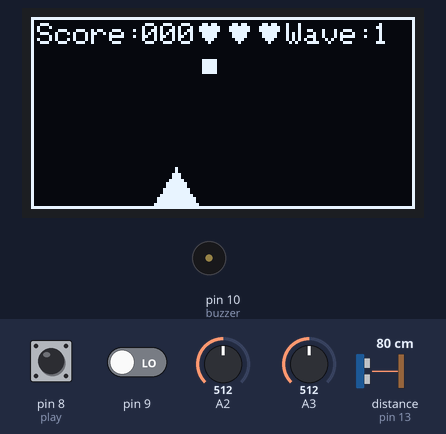
This sketch was run on a simulated Arduino Uno, built with avr-gcc and run on an emulated ATmega328P. Shown: 128×64 one-colour display, buzzer (waves = sounding). The test bench sets the inputs (shaded band); at power-on: distance to the obstacle (sensor on pin 13) 80 cm, pin 9 LOW, A2 = 512, A3 = 512, pin 8 (play) HIGH. The echo pulse lasts 58.3 µs per cm; the display library's start-up logo is not drawn; random numbers use the default seed unless the sketch sets one.

Above: at 8.4 s.
8.5 s: distance to the obstacle (sensor on pin 13) set to 299 cm
At 11.04 s:
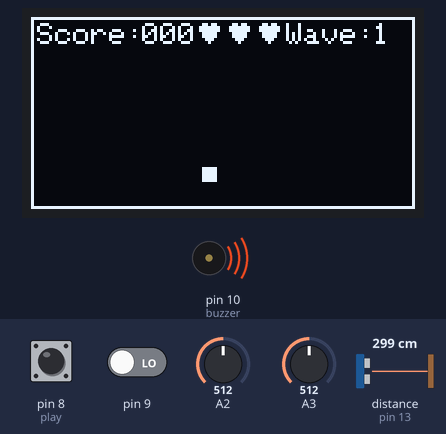
16.6 s: pin 9 driven HIGH
At 20.9 s:
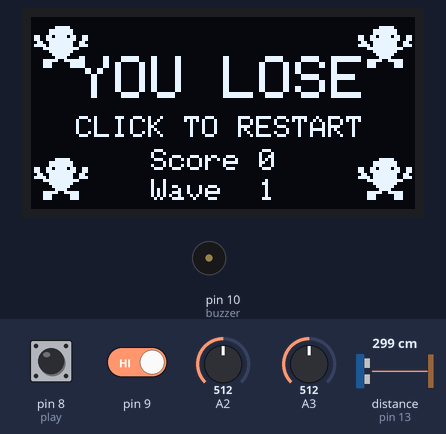
21.8 s: pin 9 driven LOW
At 22.5 s:
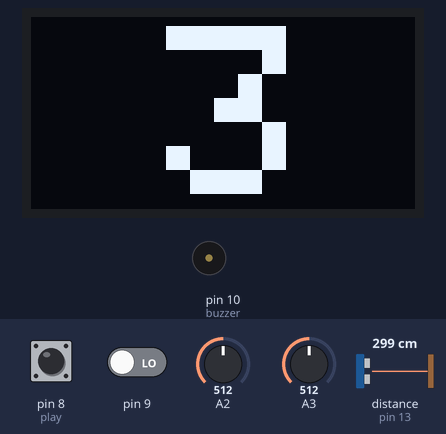
27.4 s: A2 set to 490
At 30.64 s:
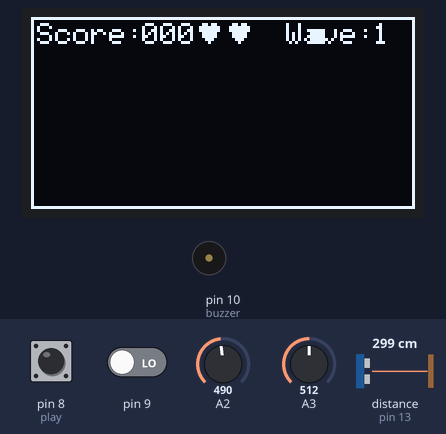
31.9 s: A3 set to 490
At 34.85 s:
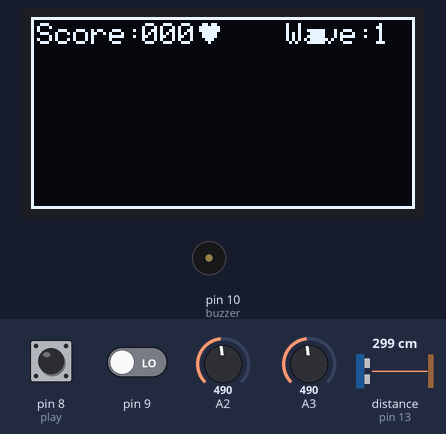
36.2 s: distance to the obstacle (sensor on pin 13) set to 2 cm
At 37.03 s:
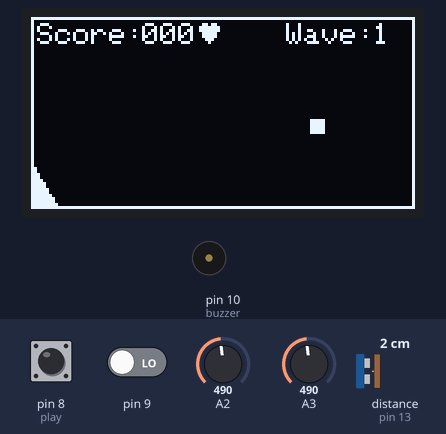
Timing chart, 0 to 39.0 s (numbered marks = the images above; inputs shaded):
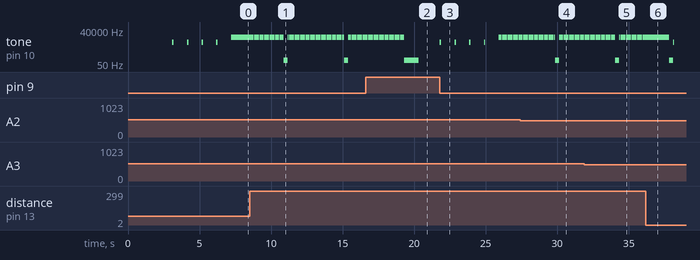

Measured:
- after the input at 21.8 s, tone on pin 10 (buzzer): plays 3500 Hz for 0.10 s, 3500 Hz for 0.10 s, 3500 Hz for 0.10 s, 3500 Hz for 0.10 s, 10000 Hz for 0.01 s, 10000 Hz for 0.01 s … (24 notes in this stretch), starting at once; the display: changes at once (image 3)
- by itself, tone on pin 10 (buzzer): plays 10000 Hz for 0.01 s, 10000 Hz for 0.01 s, 10000 Hz for 0.01 s, 10000 Hz for 0.01 s, 10000 Hz for 0.01 s, 10000 Hz for 0.01 s … (100 notes in this stretch)
- what the display in image 3 shows lasts 1.1 s, from 21.8 s to 22.9 s

The sketch:

OLED_SH1106_Catch_Game.ino
```cpp
const unsigned char skull [] PROGMEM = {
  0x00, 0x00, 0x00, 0x00, 0x00, 0x00, 0x00, 0x00, 0x00, 0x00, 0xf8, 0x00, 0x03, 0xfc, 0x00, 0x03,
	0xfc, 0x00, 0x66, 0xf6, 0x60, 0x67, 0xfe, 0x60, 0x33, 0xfc, 0xc0, 0x7b, 0xfc, 0xe0, 0x0f, 0xff,
	0x00, 0x03, 0xfc, 0x00, 0x01, 0xf8, 0x00, 0x00, 0xf0, 0x00, 0x0f, 0x9f, 0x00, 0x0e, 0x07, 0x00,
	0x0e, 0x07, 0x00, 0x00, 0x00, 0x00, 0x00, 0x00, 0x00, 0x00, 0x00, 0x00
};

const unsigned char lives_heart_image [] PROGMEM = {
  0x6c, 0xfe, 0xfe, 0x7c, 0x7c, 0x38, 0x10
};

#include <Wire.h>
#include <Adafruit_GFX.h>
#include <Adafruit_SH110X.h>
#include<ezButton.h>

Adafruit_SH1106G display = Adafruit_SH1106G(128, 64, &Wire, -1);

#define trig_pin 12
#define echo_pin 13
#define buzzer 10
ezButton play(8);

int spritexvalue = 56; //Start character in the middle of the screen (Character is 8px wide {he eats too much})
int foodyvalue = 0;
int foodxvalue = 1;
float timing = 0.0;
float distance = 0.0;
int distanceRounded = 0;
int score = 0;
int lives = 3;
int wave = 1;
int waveset = 0;
bool isPaused = false;

void setup() {
  // put your setup code here, to run once:
  pinMode(buzzer, OUTPUT);
  digitalWrite(buzzer, LOW);
  pinMode(echo_pin, INPUT);
  pinMode(trig_pin, OUTPUT);
  play.setDebounceTime(50);
  display.begin(0x3c, false); //Start I2C data communication with SH1106G OLED display chip (no charge pump on the SH1106)
  display.display();
  delay(3000);
  display.clearDisplay();
  display.setTextColor(SH110X_WHITE);
  display.setTextSize(1);
  display.setCursor(0,0);
  display.println("Hold sensor across a wall and move left toright to control youravatar on screen.");
  display.setCursor(0, 32);
  display.println("Collect fruit as it  drops, the game gets harder as you play.");
  display.setCursor(13, 57);
  display.print("CLICK TO START!");
  display.display();
  while(digitalRead(9) == HIGH) {delay(1);} //Wait forever until start is pressed
  display.clearDisplay();
  countDown();
}

void loop() { play.loop();

  if (foodyvalue == 1) {
  randomSeed(micros()*analogRead(A3)*analogRead(A2)); //Ensure the place food spawns is completly random
  foodxvalue = random(5, 123); //And food spawns at the right time
  }
  display.fillRect(foodxvalue, foodyvalue, 5, 5, SH110X_WHITE); //Draw food
  foodyvalue = foodyvalue + wave; //Make it move down the screen
  tone (buzzer, 10000, 10);
  if (foodyvalue >= 63) {foodyvalue = 1;}

  detectforhit();
  detectformiss();

  waveset++;
  if (waveset >= 500) {
    wave++;
    display.clearDisplay();
    tone(buzzer, 4000, 1500);
    display.setCursor(17, 25);
    display.setTextSize(2);
    display.print("LEVEL UP");
    display.drawRect(0, 0, 128, 64, SH110X_WHITE);
    display.display();
    delay(1500);
    display.clearDisplay();
    waveset = 0;
    foodyvalue = 1;
    display.setTextSize(1);
  }

  triggerSound();

  timing = pulseIn(echo_pin, HIGH); //Timing variable is equal to how long the "echo" pulse is high
  distance = ((timing / 29) / 2); //Calculate distance from that time
  distanceRounded = round(distance); //Round off distance
  spritexvalue = map(distanceRounded, 5, 205, 2, 126); //Make the distance from 2M in front of sensor move sprite 128 pixels across screen

  //Draw a small triange that moves from left to right as the rotary encoder is turned
  display.fillTriangle((spritexvalue-8), 63, spritexvalue, 50, (spritexvalue+8), 63, SH110X_WHITE);
  display.drawRect(0, 0, 128, 64, SH110X_WHITE); //Draw border
  display.setCursor(2, 2);
  display.print("Score:"); //Show score label
  display.setCursor(37, 2);
  char buffer[4];                  // 3 digits + null terminator
  sprintf(buffer, "%03d", score);  // Format score as 3 digits with leading zeros
  display.print(buffer);
  display.setCursor(85, 2);
  display.print("Wave:");
  display.setCursor(114, 2);
  display.print(wave);
  displayLives();
  display.display();
  delay(1);//Refresh screen with new images
  display.clearDisplay();

  if (lives < 1) {
   display.clearDisplay();
   displayYouLose();
   while(digitalRead(9) == HIGH) {delay(1);} //Wait forever until start is pressed)
   display.clearDisplay();
   countDown();
  lives = 3;
  score = 0;
  wave = 1;
  waveset = 0;
  } //Life death function end
} //Main loop end


//Game functions
void triggerSound() {
  digitalWrite (trig_pin, HIGH);
  delay(2);
  digitalWrite (trig_pin, LOW); //Still works slow enough for HC-SR04 sensor to pick up trigger
}

void detectforhit() {
  if ((abs(spritexvalue - foodxvalue) <= 14) && (foodyvalue >= 52)) {//Detect if the spritexvalue is within 16 values of foodxvalue (2x width of sprite)
   score++;
   tone(buzzer, 1000, 200);
   foodyvalue = 64;
  }
}

void detectformiss() {
  if (!(abs(spritexvalue - foodxvalue) <= 14) && (foodyvalue >= 52)) {//Detect if the spritexvalue is within 16 values of foodxvalue (2x width of sprite)
   lives--;
   tone(buzzer, 100, 1000);
   delay(200);
   foodyvalue = 64;
  }
}

void displayLives() {
  if (lives == 3) { //Converts lives value into a graphical image
    display.drawBitmap(56, 2, lives_heart_image, 7, 7, SH110X_WHITE);
    display.drawBitmap(66, 2, lives_heart_image, 7, 7, SH110X_WHITE);
    display.drawBitmap(76, 2, lives_heart_image, 7, 7, SH110X_WHITE);
    display.display();
  }
  if (lives == 2) {
    display.drawBitmap(56, 2, lives_heart_image, 7, 7, SH110X_WHITE);
    display.drawBitmap(66, 2, lives_heart_image, 7, 7, SH110X_WHITE);
    display.display();
  }
  if (lives == 1) {
    display.drawBitmap(56, 2, lives_heart_image, 7, 7, SH110X_WHITE);
    display.display();
  }
}

void displayYouLose() {
  display.setCursor(16, 13);
  display.setTextSize(2);
  display.print("YOU LOSE");
  display.setCursor(15, 33);
  display.setTextSize(1);
  display.print("CLICK TO RESTART");
  display.setTextSize(1);
  display.setCursor(40, 44);
  display.print("Score ");
  display.print(score);
  display.setCursor(40, 54);
  display.print("Wave  ");
  display.print(wave);
  display.drawBitmap(0, 0, skull, 20, 20, SH110X_WHITE);
  display.drawBitmap(108, 0, skull, 20, 20, SH110X_WHITE);
  display.drawBitmap(0, 44, skull, 20, 20, SH110X_WHITE);
  display.drawBitmap(108, 44, skull, 20, 20, SH110X_WHITE);
  display.display();
}

void countDown() {
  display.setTextSize(8);
  for (int countdown = 3; countdown >= 0; countdown--){
  display.setCursor(45, 3);
  display.print(countdown);
  tone(buzzer, 3500, 100);
  display.display();
  delay(1000);
  display.clearDisplay();
  }
  display.setTextSize(1);
}

void gamePaused() {
  display.setTextSize(3);
  display.setCursor(10, 5);
  display.print("Paused");
  display.setTextSize(1);
  display.setCursor(0, 35);
  display.println("Game will resume whensensor is back in    range of 2M");
}
```
